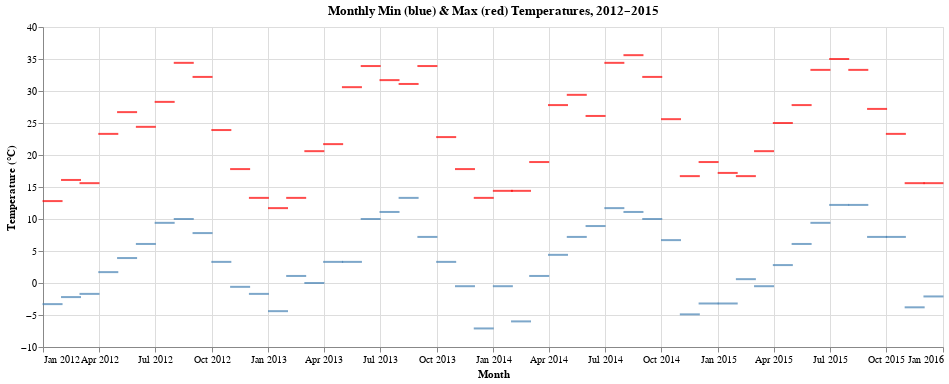

The code cell stored with this chart in its notebook:
### Markdown cell above
### Plot 4

Make a tick plot showing the minimum temperature for each month between 2012 and 2015. You can use `yearmonth(date)` as the x position to make sure the ticks are short enough so they don't overlap with other months' data, and change the opacity so you can see when ticks overlap.  

Then, layer on a second set of ticks, all in red, that shows the maximum temperature for the same month by filling in the what I have started in the cell. You should have a single plot with both red and blue ticks.

### Code cell
blue = (
    alt.Chart(weather)
    .mark_tick(orient='horizontal', color='steelblue', opacity=0.7, thickness=2, size=20)
    .encode(
        x=alt.X('yearmonth(date):T', title='Month', axis=alt.Axis(format='%b %Y', labelAngle=0)),
        y=alt.Y('min(temp_min):Q', title='Temperature (°C)'),
        tooltip=[alt.Tooltip('yearmonth(date):T', title='Month'),
                 alt.Tooltip('min(temp_min):Q', title='Min Temp (°C)')]
    )
    .properties(width=900, height=320, title='Monthly Min (blue) & Max (red) Temperatures, 2012–2015')
)
blue + blue.mark_tick(orient='horizontal', color='red', opacity=0.7, thickness=2, size=20).encode(
    y=alt.Y('max(temp_max):Q', title='Temperature (°C)'),
    tooltip=[alt.Tooltip('yearmonth(date):T', title='Month'),
             alt.Tooltip('max(temp_max):Q', title='Max Temp (°C)')]
)

### Figure 1 — Vega-Lite specification as saved in the notebook (floating-point values rounded to 4 significant figures; data arrays with more than 128 entries replaced by an {"elided": "..."} marker saying what was removed)
{"config": {"view": {"continuousWidth": 300, "continuousHeight": 300}}, "layer": [{"mark": {"type": "tick", "color": "steelblue", "opacity": 0.7, "orient": "horizontal", "size": 20, "thickness": 2}, "encoding": {"tooltip": [{"field": "date", "timeUnit": "yearmonth", "title": "Month", "type": "temporal"}, {"aggregate": "min", "field": "temp_min", "title": "Min Temp (°C)", "type": "quantitative"}], "x": {"axis": {"format": "%b %Y", "labelAngle": 0}, "field": "date", "timeUnit": "yearmonth", "title": "Month", "type": "temporal"}, "y": {"aggregate": "min", "field": "temp_min", "title": "Temperature (°C)", "type": "quantitative"}}, "title": "Monthly Min (blue) & Max (red) Temperatures, 2012–2015"}, {"mark": {"type": "tick", "color": "red", "opacity": 0.7, "orient": "horizontal", "size": 20, "thickness": 2}, "encoding": {"tooltip": [{"field": "date", "timeUnit": "yearmonth", "title": "Month", "type": "temporal"}, {"aggregate": "max", "field": "temp_max", "title": "Max Temp (°C)", "type": "quantitative"}], "x": {"axis": {"format": "%b %Y", "labelAngle": 0}, "field": "date", "timeUnit": "yearmonth", "title": "Month", "type": "temporal"}, "y": {"aggregate": "max", "field": "temp_max", "title": "Temperature (°C)", "type": "quantitative"}}, "title": "Monthly Min (blue) & Max (red) Temperatures, 2012–2015"}], "data": {"name": "data-a71643151590b43458e2040d6021adca"}, "height": 320, "width": 900, "$schema": "https://vega.github.io/schema/vega-lite/v5.8.0.json", "datasets": {"data-a71643151590b43458e2040d6021adca": {"elided": "1461 records"}}}
